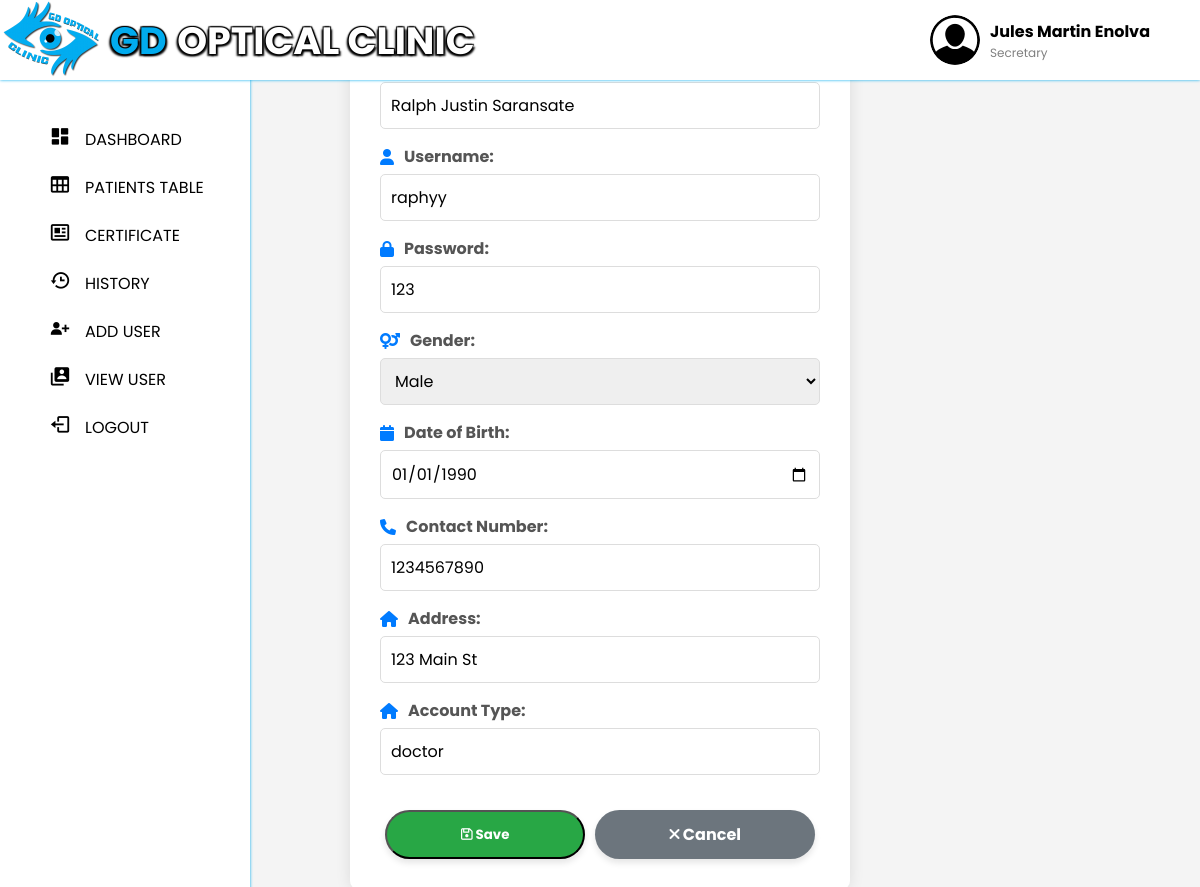
The page /doctor_usersedit.php?id=1 (signed in) on the database its author committed.
### tables this page shows
CREATE TABLE `accounts` (
  `accounts_id` int(11) NOT NULL,
  `username` varchar(50) NOT NULL,
  `password` varchar(255) NOT NULL,
  `fullname` varchar(100) NOT NULL,
  `gender` enum('male','female','other') NOT NULL,
  `birthdate` date NOT NULL,
  `address` varchar(255) NOT NULL,
  `contact_number` varchar(20) NOT NULL,
  `account_type` enum('doctor','secretary') NOT NULL DEFAULT 'secretary'
);

### doctor_usersedit.php (the view, shortened to what this page needs)
<?php
include('doctor_homepage.php');
include('db.php');
$id = intval($_GET['id']);
$sql = "SELECT * FROM accounts WHERE accounts_id = $id";
$result = $conn->query($sql);
if ($result->num_rows > 0) {
    $row = $result->fetch_assoc();
} else {
    echo "No records found";
    exit;
}
?>
<!DOCTYPE html>
<html lang="en">
<head>
    <link rel="stylesheet" href="css/doctor_usersedit.css">
    <link rel="stylesheet" href="https://cdnjs.cloudflare.com/ajax/libs/font-awesome/6.0.0-beta3/css/all.min.css">
</head>
<body>
    <div class="container">
        <h2>Edit User Details</h2>
        <form method="POST" action="">
            <div class="form-group">
                <label for="fullname"><i class="fa fa-user"></i> Full Name:</label>
                <input type="text" id="fullname" name="fullname" value="<?php echo htmlspecialchars($row['fullname']); ?>" required>
            </div>
            <div class="form-group">
                <label for="username"><i class="fa fa-user"></i> Username:</label>
                <input type="text" id="username" name="username" value="<?php echo htmlspecialchars($row['username']); ?>" required>
            </div>
            <div class="form-group">
                <label for="password"><i class="fa fa-lock"></i> Password:</label>
                <input type="text" id="password" name="password" value="<?php echo htmlspecialchars($row['password']); ?>" required>
            </div>
            <div class="form-group">
                <label for="gender"><i class="fa fa-venus-mars"></i> Gender:</label>
                <select id="gender" name="gender" required>
                    <option value="Male" <?php echo ($row['gender'] == 'Male') ? 'selected' : ''; ?>>Male</option>
                </select>
            </div>
            <div class="form-group">
                <label for="birthdate"><i class="fa fa-calendar"></i> Date of Birth:</label>
                <input type="date" id="birthdate" name="birthdate" value="<?php echo htmlspecialchars($row['birthdate']); ?>" required>
            </div>
            <div class="form-group">
                <label for="contact_number"><i class="fa fa-phone"></i> Contact Number:</label>
                <input type="text" id="contact_number" name="contact_number" value="<?php echo htmlspecialchars($row['contact_number']); ?>" required>
            </div>
            <div class="form-group">
                <label for="address"><i class="fa fa-home"></i> Address:</label>
                <input type="text" id="address" name="address" value="<?php echo htmlspecialchars($row['address']); ?>" required>
            </div>
            <div class="form-group">
                <label for="account_type"><i class="fa fa-home"></i> Account Type:</label>
                <input type="text" id="account_type" name="account_type" value="<?php echo htmlspecialchars($row['account_type']); ?>" readonly>
            </div>
            <div class="action-buttons">
                <button type="submit" class="action-btn save-btn"><i class="fa fa-save"></i> Save</button>
                <a href="doctor_users.php?id=<?php echo $row['accounts_id']; ?>" class="action-btn cancel-btn"><i class="fa fa-times"></i> Cancel</a>
            </div>
        </form>
    </div>
</body>
</html>

### doctor_homepage.php (shortened to what this page needs)
<?php
include 'db.php';
$user_fullname = '';
$user_role = '';
if (isset($_SESSION['username'])) {
    $username = $_SESSION['username'];
    $sql = "SELECT fullname, account_type FROM accounts WHERE username='$username'";
    $result = $conn->query($sql);
    if ($result->num_rows == 1) {
        $row = $result->fetch_assoc();
        $user_fullname = $row['fullname'];
        $user_role = $row['account_type'];
    }
} else {
    header("Location: login.php");
    exit();
}
?>
<!DOCTYPE html>
<html lang="en">
  <head>
    <link href="https://unpkg.com/boxicons@2.1.4/css/boxicons.min.css" rel="stylesheet" />
    <link rel="stylesheet" href="https://cdnjs.cloudflare.com/ajax/libs/font-awesome/5.15.4/css/all.min.css"/>
    <link rel="stylesheet" href="css/style.css" />
  </head>
  <body>
  <div class="user-info">
            <img src="images/user-icon.png" alt="User Icon" class="user-icon">
            <div class="user-details">
                <span class="name"><?php echo $user_fullname; ?></span>
                <span class="role"><?php echo ucfirst($user_role); ?></span>
            </div>
        </div>
    <nav class="navbar">
      <div class="logo-container">
          <img src="images/logo.png" alt="Logo">
      </div>
      <div class="text-container">
          <h2 class="text"><span class="highlight">GD</span> <span class="white-text">OPTICAL CLINIC</span></h2>
      </div>
     </nav>
     <nav class="sidebar">
      <div class="menu_content">
        <ul class="menu_items">
          <li class="item">
            <a href="doctor_dashboard.php" class="nav_link submenu_item">
              <span class="navlink_icon">
                <i class='bx bxs-dashboard'></i>
              </span>
              <span class="navlink">DASHBOARD</span>
            </a>
          </li>
          <li class="item">
            <a href="doctor_table.php" class="nav_link submenu_item">
              <span class="navlink_icon">
                <i class='bx bx-table' ></i>
              </span>
              <span class="navlink">PATIENTS TABLE</span>
            </a>
          </li>
          <li class="item">
            <a href="doctor_certificate.php" class="nav_link submenu_item">
              <span class="navlink_icon">
                <i class='bx bx-news' ></i>
              </span>
              <span class="navlink">CERTIFICATE</span>
            </a>
          </li>
          <li class="item">
            <a href="doctor_history.php" class="nav_link submenu_item">
              <span class="navlink_icon">
                <i class='bx bx-history' ></i>
              </span>
              <span class="navlink">HISTORY</span>
            </a>
          </li>
          <li class="item">
            <a href="add_user_secretary.php" class="nav_link submenu_item">
              <span class="navlink_icon">
                <i class='bx bxs-user-plus' ></i>
              </span>
              <span class="navlink">ADD USER</span>
            </a>
          </li>
          <li class="item">
            <a href="doctor_users.php" class="nav_link submenu_item">
              <span class="navlink_icon">
                <i class='bx bxs-user-account' ></i>
              </span>
              <span class="navlink">VIEW USER</span>
            </a>
          </li>
          <li class="item">
            <a href="gdopticalclinic.php" class="nav_link submenu_item">
              <span class="navlink_icon">
              <i class='bx bx-log-out' ></i>
              </span>
              <span class="navlink">LOGOUT</span>
            </a>
          </li>
    </nav>
  </body>
</html>

### css/style.css (style rules this page uses)
* { margin: 0; padding: 0; box-sizing: border-box; font-family: "Poppins", sans-serif; }
:root { --white-color: #fff; --blue-color: #4070f4; --grey-color: #707070; --grey-color-light: #aaa; }
body { background-color: #e7f2fd; transition: all 0.5s ease; }
.navbar { position: fixed; top: 0; width: 100%; left: 0; background-color: var(--white-color); display: flex; align-items: center; justify-content: space-between; padding: 40px 0px; z-index: 1000; box-shadow: 0 0 3px #01abee; }
.logo-container { position: fixed; top: -12px; left: 2px; z-index: 1100; }
.logo-container img { width: 150px; height: auto; }
.user-info { display: flex; align-items: center; position: fixed; top: 15px; right: 50px; z-index: 1100; }
.user-icon { width: 50px; height: 50px; border-radius: 50%; margin-right: 10px; }
.user-details { display: flex; flex-direction: column; align-items: flex-start; }
.user-details .name { font-weight: bold; }
.user-details .role { font-size: 12px; color: gray; }
.navbar img { width: 100px; height: 100px; object-fit: cover; border-radius: 0%; }
.text { font-family: "Swis721 Blk BT", sans-serif; font-size: 38px; color: #01abee; text-transform: uppercase; text-shadow: -1px -1px 1px #000, 1px -1px 1px #000, -2px 2px 2px #000, 2px 2px 2px #000; }
.text-container { position: absolute; top: 12px; left: 110px; z-index: 1000; }
.highlight { color: #01abee; }
.white-text { color: #ffffff; }
body { display: flex; justify-content: center; align-items: center; height: 100vh; margin: -280px; font-family: Arial, sans-serif; background-color: #f0f2f5; overflow: hidden; }
.sidebar { background-color: var(--white-color); width: 250px; position: fixed; top: 15px; left: 0; height: 100%; padding: 100px 20px; z-index: 100; overflow-y: scroll; box-shadow: 0 0 3px #01abee; transition: all 0.5s ease; }
.menu_content { position: relative; }
.menu_items { padding: 0; list-style: none; }
.navlink_icon { position: relative; font-size: 22px; min-width: 50px; line-height: 40px; display: inline-block; text-align: center; border-radius: 6px; }
.navlink_icon::before { content: ""; position: absolute; height: 100%; width: calc(100% + 100px); left: -20px; }
.sidebar .nav_link { display: flex; align-items: center; width: 100%; padding: 4px 15px; border-radius: 8px; text-decoration: none; color: #000000; white-space: nowrap; }
.submenu_item { cursor: pointer; }

### css/doctor_usersedit.css (style rules this page uses)
body { font-family: Arial, sans-serif; background-color: #f4f4f4; display: flex; justify-content: center; align-items: center; height: 107vh; margin: 0; padding: 0; }
.container { background-color: #fff; padding: 30px; border-radius: 8px; box-shadow: 0 0 15px rgba(0, 0, 0, 0.1); max-width: 500px; width: 100%; }
h2 { text-align: center; margin-bottom: 20px; color: #333; }
form { display: flex; flex-direction: column; }
.form-group { margin-bottom: 15px; }
label { font-weight: bold; margin-bottom: 5px; display: flex; align-items: center; color: #555; }
label i { margin-right: 10px; color: #007bff; }
input[type="text"], input[type="date"], select { width: 100%; padding: 10px; border: 1px solid #ddd; border-radius: 5px; font-size: 16px; }
.action-buttons { display: flex; justify-content: space-between; margin-top: 20px; }
.action-btn { display: inline-block; padding: 12px 25px; color: white; text-decoration: none; border-radius: 25px; transition: background-color 0.3s, transform 0.2s; text-align: center; flex-grow: 1; margin: 0 5px; font-weight: bold; box-shadow: 0 4px 6px rgba(0, 0, 0, 0.1); }
.save-btn { background-color: #28a745; }
.cancel-btn { background-color: #6c757d; }

### rows shown on the page
accounts: fullname "Jules Martin Enolva", account_type "Secretary"
accounts: fullname "Ralph Justin Saransate", username "raphyy", password "123", birthdate "01/01/1990", contact_number "1234567890", address "123 Main St", account_type "doctor"
